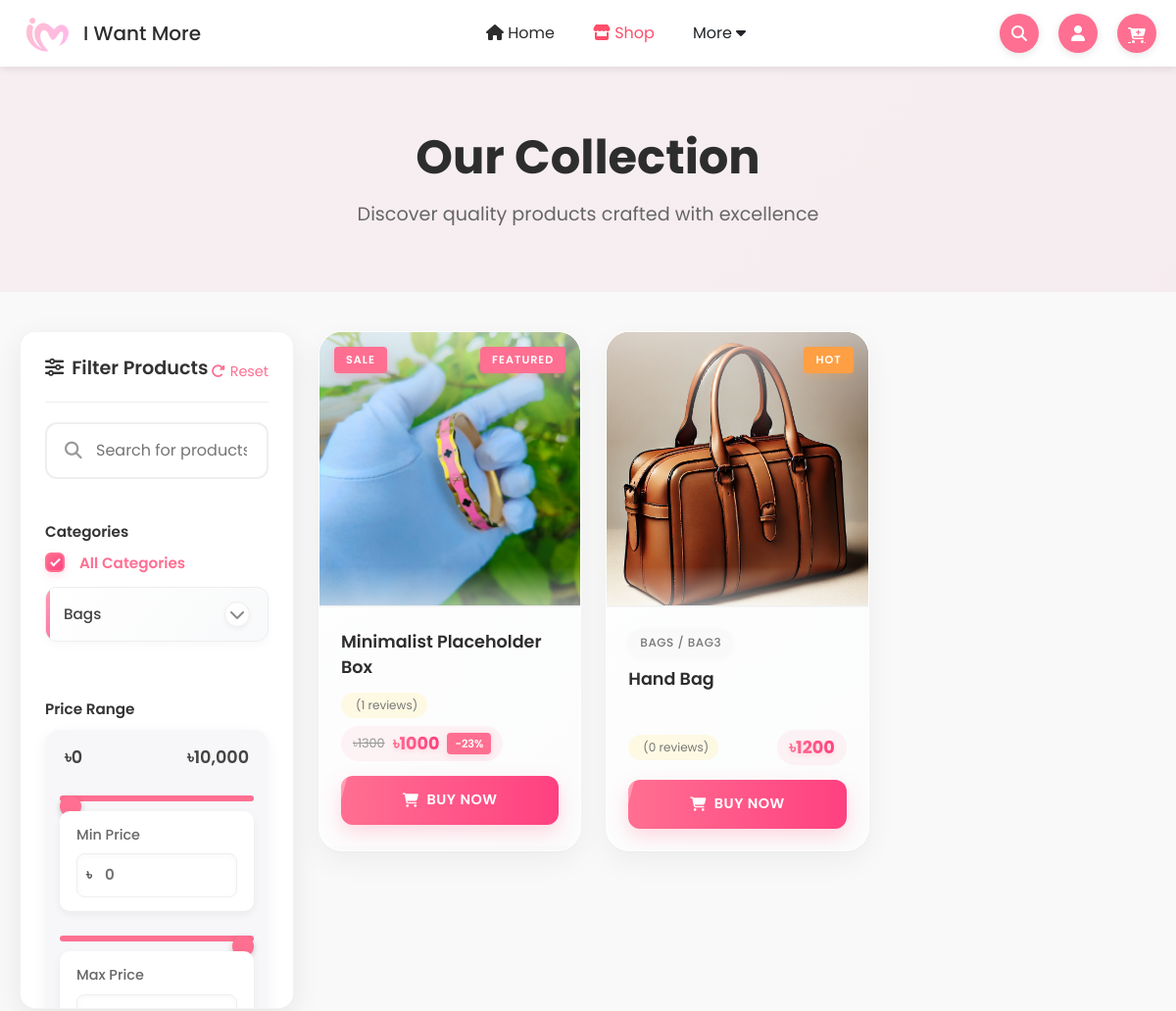
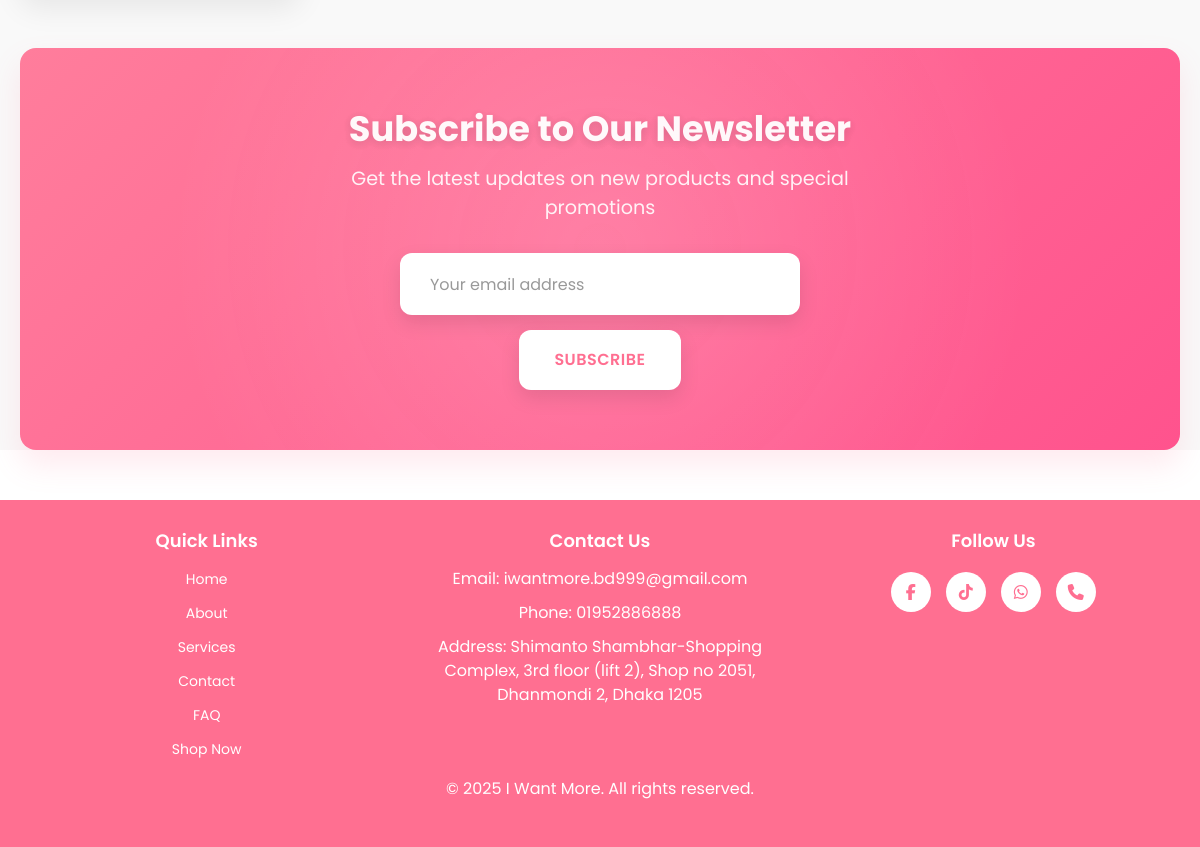
The app's page /shop/ with its own data (2 pictures, top to bottom).
### iwm/models.py (models this page shows, shortened)
class Category(models.Model):
    name = models.CharField(max_length=255)
    slug = models.SlugField(unique=True, blank=True)
    image = models.ImageField(upload_to='category_images/', blank=True, null=True)
    class Meta:
        verbose_name_plural = "Categories"

class Product(models.Model):
    name = models.CharField(max_length=255)
    slug = models.SlugField(unique=True, blank=True)
    description = models.TextField()
    price = models.PositiveIntegerField()
    discount_price = models.PositiveIntegerField(null=True, blank=True)
    image = models.ImageField(upload_to='product_images/')
    stock = models.PositiveIntegerField(default=0)
    created_at = models.DateTimeField(auto_now_add=True)
    tags = models.ManyToManyField('Tag', related_name="products")
    category = models.ForeignKey('Category', on_delete=models.SET_NULL, null=True, editable=False, related_name='products')
    subcategory = models.ForeignKey('SubCategory', on_delete=models.SET_NULL, null=True, related_name='products')
    is_featured = models.BooleanField(default=False)
    feature_reason = models.ForeignKey('FeatureReason', on_delete=models.SET_NULL, null=True, blank=True, related_name='featured_products')
    meta_title = models.CharField(max_length=255, blank=True, null=True, help_text="SEO Meta Title")
    meta_description = models.TextField(blank=True, null=True, help_text="SEO Meta Description")
    @property
    def discount_percentage(self):
        if self.discount_price:
            return round(100 - (self.discount_price / self.price) * 100, 2)
        return 0
    @property
    def is_popular(self):
        return self.stock < 10  # আপনি শর্ত কাস্টমাইজ করতে পারেন

class SubCategory(models.Model):
    name = models.CharField(max_length=255)
    slug = models.SlugField(unique=True, blank=True)
    category = models.ForeignKey(Category, on_delete=models.CASCADE, related_name='subcategories')
    class Meta:
        verbose_name_plural = "Subcategories"

### iwm/views.py (the view)
# urls.py: path('shop/', views.shop, name='shop'),
def shop(request):
    products = Product.objects.all()
    for product in products:
        avg_rating = product.reviews.aggregate(Avg('rating'))['rating__avg'] or 0
        int_part = int(avg_rating)
        frac = avg_rating - int_part
        if frac < 0.3:
            product.avg_rating = int_part
            product.half = False
        elif frac < 0.7:
            product.avg_rating = int_part
            product.half = True
        else:
            product.avg_rating = int_part + 1
            product.half = False
    return render(request, 'shop.html', {'products': products,'categories': Category.objects.all()})

### iwm/templates/shop.html (shortened to what this page needs)
{% extends 'base.html' %}
{% load static %}
{% block so %}in{% endblock so %}{% block so-m %}in{% endblock so-m %}
{% block head %}
<link rel="stylesheet" href="{% static 'css/shop.css' %}">
{% endblock head %}
{% block content %}
<div class="shop-container">
  <div class="shop-header">
    <div class="shop-banner">
      <div class="banner-content">
        <h1>Our Collection</h1>
        <p>Discover quality products crafted with excellence</p>
      </div>
    </div>
  </div>
  <div class="shop-content-wrapper">
    <div class="filters-container">
      <div class="filter-header">
        <h3><i class="fas fa-sliders-h"></i> Filter Products</h3>
        <button class="btn-reset-filters" id="resetAllFilters"><i class="fas fa-redo-alt"></i> Reset</button>
      </div>
      <div class="filters">
        <div class="search-bar-container">
          <input type="text" class="search-bar" id="searchInput" placeholder="Search for products...">
          <span class="search-icon"></span>
        </div>
        <div class="filter-section">
          <h4 class="filter-title">Categories</h4>
          <div class="filter-group checkbox-group">
            <label class="checkbox-container">
              <span class="checkbox-checkmark"></span>
              <span class="checkbox-label">All Categories</span>
            </label>
            {% for category in categories %}
            <div class="category-item">
              <div class="category">
              <span class="checkbox-label">{{ category.name }}</span>
              <span class="toggle-subcategory"><i class="fas fa-chevron-down"></i></span>
              </div>
            </div>
            {% endfor %}
          </div>
        </div>
        <div class="filter-section">
          <h4 class="filter-title">Price Range</h4>
          <div class="filter-group price-range">
            <div class="dual-range-container">
              <div class="price-slider-values">
                <span class="price-min-value">৳0</span>
                <span class="price-max-value">৳10000</span>
              </div>
              <div class="price-sliders-wrapper">
                <div class="price-slider-min">
                  <input type="range" min="0" max="10000" value="0" class="price-slider min-slider" id="priceSliderMin">
                  <div class="price-input-container">
                    <label class="price-label">Min Price</label>
                    <span class="price-currency">৳</span>
                    <input type="number" id="priceMin" name="min_price" placeholder="0" min="0" max="10000">
                  </div>
                </div>
                <div class="price-slider-max">
                  <input type="range" min="0" max="10000" value="10000" class="price-slider max-slider" id="priceSliderMax">
                  <div class="price-input-container">
                    <label class="price-label">Max Price</label>
                    <span class="price-currency">৳</span>
                    <input type="number" id="priceMax" name="max_price" placeholder="10000" min="0" max="10000">
                  </div>
                </div>
              </div>
            </div>
          </div>
        </div>
      </div>
    </div>
    <div class="shop-main-content">
      <div class="product-grid" id="productGrid">
        {% for product in products %}
        <div class="product-item" data-category="{{ product.category.slug }}" data-subcategory="{{ product.subcategory.slug }}" data-price="{{ product.price }}" data-stock="{{ product.stock }}" data-featured="{% if product.is_featured %}true{% else %}false{% endif %}" data-discounted="{% if product.discount_price %}true{% else %}false{% endif %}">
          <div class="product-image-container">
            {% if product.discount_price %}
            <span class="product-badge sale">Sale</span>
            {% endif %}
            {% if product.is_popular %}
            <span class="product-badge hot">Hot</span>
            {% endif %}
            {% if product.is_featured and product.featured_reason %}
            <div class="product-badge">{{ product.featured_reason|upper }}</div>
            {% elif product.is_featured %}
            <div class="product-badge">FEATURED</div>
            {% endif %}
            <div class="product-image-wrapper">
              <img src="{{ product.image.url }}" alt="{{ product.name }}" class="product-image">
            </div>
          </div>
          <div class="product-info">
            {% if product.category %}
            <span class="product-category">{{ product.category.name }}{% if product.subcategory %} / {{ product.subcategory.name }}{% endif %}</span>
            {% endif %}
            <h3 class="product-name">{{ product.name }}</h3>
            <div class="rating-price">
              <div class="product-rating">
                <span class="review-count">({{ product.reviews.count }} reviews)</span>
              </div>
              <div class="product-price">
                {% if product.discount_price %}
                <span class="original-price">৳{{ product.price }}</span>
                <span class="current-price">৳{{ product.discount_price }}</span>
                <span class="discount-tag">-{{ product.discount_percentage|floatformat:0 }}%</span>
                {% else %}
                <span class="current-price">৳{{ product.price }}</span>
                {% endif %}
              </div>
            </div>
            {% if product.stock > 0 %}
            <div class="product-actions">
              <a href="{% url 'product_detail' slug=product.slug %}" class="add-to-cart"><i class="fas fa-shopping-cart"></i> Buy Now</a>
            </div>
            {% else %}
            <div class="product-actions">
              <span class="out-of-stock-label">Out of Stock</span>
              <a href="{% url 'product_detail' slug=product.slug %}" class="view-details">View Details</a>
            </div>
            {% endif %}
          </div>
        </div>
        {% endfor %}
      </div>
    </div>
  </div>
  <div class="newsletter-section">
    <div class="newsletter-content">
      <h3>Subscribe to Our Newsletter</h3>
      <p>Get the latest updates on new products and special promotions</p>
      <form class="newsletter-form" id="newsletterForm">
        <input type="email" placeholder="Your email address" required>
        <button type="submit">Subscribe</button>
      </form>
    </div>
  </div>
</div>
{% endblock content %}

### iwm/static/css/base.css (style rules this page uses)
* { margin: 0; padding: 0; box-sizing: border-box; font-family: "Poppins", sans-serif; }
:root { --header-height: 68px; --header-bg: #ffffff; --text-color: #2d2d2d; --btn-bg: #ff6f91; --btn-bg-hover: #ff4e6a; --white: #ffffff; --dropdown-bg: #f9f9f9; --dropdown-border: #dddddd; }
body { margin: 0; padding: 0; overflow-x: hidden; scroll-behavior: smooth; }
.search-bar { display: flex; align-items: center; border-radius: 25px; position: relative; width:100% !important; margin: 0 auto }
.newsletter-form { max-width: 500px; margin: 0 auto; position: relative; z-index: 1; display: flex; flex-direction: column; align-items: center; }

### iwm/templates/base.html (style rules this page uses)
:root { --btn-bg: #ff6f91; }

### records on screen
Category: name "Bags"
Product: shows "SALE", is_featured "FEATURED", image (picture), name "Minimalist Placeholder Box", reviews.count "1", price "1300", discount_price "1000", discount_percentage "23", stock "BUY NOW"
Product: stock "HOT", image (picture), category.name "BAGS", subcategory.name "BAG3", name "Hand Bag", reviews.count "0", price "1200"
